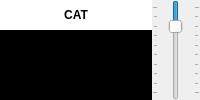
      <widget class="QFrame" name="frame_5">
       <property name="sizePolicy">
        <sizepolicy hsizetype="Preferred" vsizetype="Minimum">
         <horstretch>0</horstretch>
         <verstretch>0</verstretch>
        </sizepolicy>
       </property>
       <property name="minimumSize">
        <size>
         <width>0</width>
         <height>10</height>
        </size>
       </property>
       <property name="frameShape">
        <enum>QFrame::Shape::NoFrame</enum>
       </property>
       <property name="frameShadow">
        <enum>QFrame::Shadow::Plain</enum>
       </property>
       <layout class="QVBoxLayout" name="verticalLayout_14">
        <property name="spacing">
         <number>4</number>
        </property>
        <property name="leftMargin">
         <number>0</number>
        </property>
        <property name="topMargin">
         <number>0</number>
        </property>
        <property name="rightMargin">
         <number>0</number>
        </property>
        <property name="bottomMargin">
         <number>0</number>
        </property>
        <item>
         <widget class="QWidget" name="bandHorizontalWidget" native="true">
          <property name="sizePolicy">
           <sizepolicy hsizetype="Preferred" vsizetype="Preferred">
            <horstretch>0</horstretch>
            <verstretch>0</verstretch>
           </sizepolicy>
          </property>
          <layout class="QHBoxLayout" name="horizontalLayoutBand">
           <property name="spacing">
            <number>0</number>
           </property>
           <property name="leftMargin">
            <number>0</number>
           </property>
           <property name="topMargin">
            <number>0</number>
           </property>
           <property name="rightMargin">
            <number>0</number>
           </property>
           <property name="bottomMargin">
            <number>0</number>
           </property>
           <item>
            <widget class="QWidget" name="widget_3" native="true">
             <property name="sizePolicy">
              <sizepolicy hsizetype="Preferred" vsizetype="MinimumExpanding">
               <horstretch>0</horstretch>
               <verstretch>0</verstretch>
              </sizepolicy>
             </property>
             <property name="minimumSize">
              <size>
               <width>0</width>
               <height>0</height>
              </size>
             </property>
             <property name="styleSheet">
              <string notr="true">QWidget { background-color:black; }
</string>
             </property>
             <layout class="QVBoxLayout" name="verticalLayout_11">
              <property name="spacing">
               <number>0</number>
              </property>
              <property name="leftMargin">
               <number>0</number>
              </property>
              <property name="topMargin">
               <number>0</number>
              </property>
              <property name="rightMargin">
               <number>0</number>
              </property>
              <property name="bottomMargin">
               <number>0</number>
              </property>
              <item>
               <widget class="QPushButton" name="readFreq">
                <property name="enabled">
                 <bool>false</bool>
                </property>
                <property name="sizePolicy">
                 <sizepolicy hsizetype="Expanding" vsizetype="Fixed">
                  <horstretch>0</horstretch>
                  <verstretch>0</verstretch>
                 </sizepolicy>
                </property>
                <property name="minimumSize">
                 <size>
                  <width>40</width>
                  <height>30</height>
                 </size>
                </property>
                <property name="maximumSize">
                 <size>
                  <width>16777215</width>
                  <height>16777215</height>
                 </size>
                </property>
                <property name="visible">
                 <bool>true</bool>
                </property>
                <property name="toolTip">
                 <string>&lt;html&gt;&lt;head/&gt;&lt;body&gt;&lt;p&gt;If orange or red there has been a rig control failure, click to reset and read the dial frequency.  S implies split mode.&lt;/p&gt;&lt;/body&gt;&lt;/html&gt;</string>
                </property>
                <property name="styleSheet">
                 <string notr="true">QPushButton {
font-family: helvetica;
font-size: 9pt;
font-weight: bold;
background-color: white;
color: black;
border-style: solid;
border-width:0px;
border-color: gray;
min-width:40px;
min-height:30px;
}
QPushButton[state=&quot;error&quot;] {
background-color: red;
}
QPushButton[state=&quot;warning&quot;] {
background-color: orange;
}
QPushButton[state=&quot;ok&quot;] {
background-color: #22ff22;
}</string>
                </property>
                <property name="text">
                 <string>CAT</string>
                </property>
               </widget>
              </item>
              <item>
               <widget class="SignalMeter" name="signal_meter_widget" native="true">
                <property name="sizePolicy">
                 <sizepolicy hsizetype="MinimumExpanding" vsizetype="MinimumExpanding">
                  <horstretch>1</horstretch>
                  <verstretch>1</verstretch>
                 </sizepolicy>
                </property>
                <property name="minimumSize">
                 <size>
                  <width>75</width>
                  <height>1</height>
                 </size>
                </property>
                <property name="maximumSize">
                 <size>
                  <width>16777215</width>
                  <height>16777215</height>
                 </size>
                </property>
                <property name="toolTip">
                 <string>&lt;html&gt;&lt;head/&gt;&lt;body&gt;&lt;p&gt;30dB recommended when only noise present&lt;br/&gt;Green when good&lt;br/&gt;Red when clipping may occur&lt;br/&gt;Yellow when too low&lt;/p&gt;&lt;/body&gt;&lt;/html&gt;</string>
                </property>
                <property name="styleSheet">
                 <string notr="true">QLabel { color: white }</string>
                </property>
               </widget>
              </item>
             </layout>
            </widget>
           </item>
           <item>
            <widget class="AttenuationSlider" name="outAttenuation">
             <property name="sizePolicy">
              <sizepolicy hsizetype="Fixed" vsizetype="MinimumExpanding">
               <horstretch>1</horstretch>
               <verstretch>0</verstretch>
              </sizepolicy>
             </property>
             <property name="minimumSize">
              <size>
               <width>48</width>
               <height>1</height>
              </size>
             </property>
             <property name="font">
              <font>
               <pointsize>16</pointsize>
              </font>
             </property>
             <property name="toolTip">
              <string>Adjust Tx audio level</string>
             </property>
             <property name="maximum">
              <number>450</number>
             </property>
             <property name="value">
              <number>100</number>
             </property>
             <property name="orientation">
              <enum>Qt::Orientation::Vertical</enum>
             </property>
             <property name="invertedAppearance">
              <bool>true</bool>
             </property>
             <property name="invertedControls">
              <bool>true</bool>
             </property>
             <property name="tickPosition">
              <enum>QSlider::TickPosition::TicksBothSides</enum>
             </property>
             <property name="tickInterval">
              <number>50</number>
             </property>
            </widget>
           </item>
          </layout>
         </widget>
        </item>
       </layout>
      </widget>
